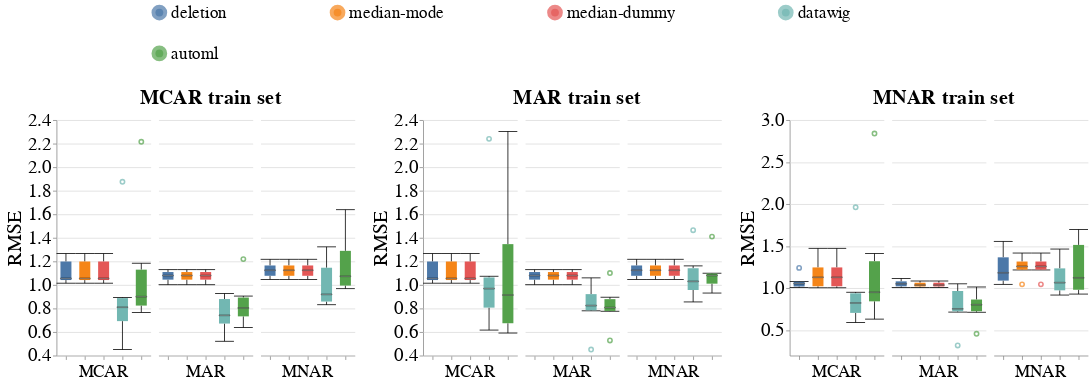

This figure's notebook cell:
### Markdown cell above
### Overall Metrics

### Code cell
# Numerical
create_box_plots_for_diff_imputers(dataset_name=DATASET_NAME,
                                   column_name='duration',
                                   metric_name='rmse',
                                   db_client=db_client)
